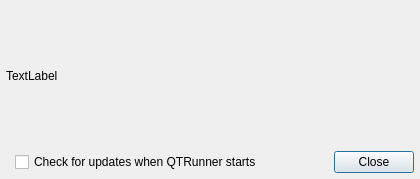
<?xml version="1.0" encoding="UTF-8"?>
<ui version="4.0">
 <class>UpdateDialog</class>
 <widget class="QDialog" name="UpdateDialog">
  <property name="windowModality">
   <enum>Qt::ApplicationModal</enum>
  </property>
  <property name="geometry">
   <rect>
    <x>0</x>
    <y>0</y>
    <width>420</width>
    <height>179</height>
   </rect>
  </property>
  <property name="sizePolicy">
   <sizepolicy hsizetype="Preferred" vsizetype="Preferred">
    <horstretch>0</horstretch>
    <verstretch>0</verstretch>
   </sizepolicy>
  </property>
  <property name="windowTitle">
   <string notr="true">QTRunner Update</string>
  </property>
  <property name="sizeGripEnabled">
   <bool>false</bool>
  </property>
  <property name="modal">
   <bool>true</bool>
  </property>
  <layout class="QGridLayout" name="gridLayout">
   <property name="margin">
    <number>6</number>
   </property>
   <item row="0" column="0">
    <layout class="QVBoxLayout" name="verticalLayout">
     <item>
      <widget class="QLabel" name="label">
       <property name="sizePolicy">
        <sizepolicy hsizetype="Preferred" vsizetype="Preferred">
         <horstretch>0</horstretch>
         <verstretch>0</verstretch>
        </sizepolicy>
       </property>
       <property name="text">
        <string>TextLabel</string>
       </property>
       <property name="openExternalLinks">
        <bool>true</bool>
       </property>
      </widget>
     </item>
     <item>
      <layout class="QHBoxLayout" name="horizontalLayout">
       <property name="leftMargin">
        <number>9</number>
       </property>
       <item>
        <widget class="QCheckBox" name="checkBox">
         <property name="text">
          <string>Check for updates when QTRunner starts</string>
         </property>
        </widget>
       </item>
       <item>
        <widget class="QDialogButtonBox" name="buttonBox">
         <property name="orientation">
          <enum>Qt::Horizontal</enum>
         </property>
         <property name="standardButtons">
          <set>QDialogButtonBox::Close</set>
         </property>
        </widget>
       </item>
      </layout>
     </item>
    </layout>
   </item>
  </layout>
 </widget>
 <resources/>
 <connections>
  <connection>
   <sender>buttonBox</sender>
   <signal>accepted()</signal>
   <receiver>UpdateDialog</receiver>
   <slot>accept()</slot>
   <hints>
    <hint type="sourcelabel">
     <x>248</x>
     <y>254</y>
    </hint>
    <hint type="destinationlabel">
     <x>157</x>
     <y>274</y>
    </hint>
   </hints>
  </connection>
  <connection>
   <sender>buttonBox</sender>
   <signal>rejected()</signal>
   <receiver>UpdateDialog</receiver>
   <slot>reject()</slot>
   <hints>
    <hint type="sourcelabel">
     <x>316</x>
     <y>260</y>
    </hint>
    <hint type="destinationlabel">
     <x>286</x>
     <y>274</y>
    </hint>
   </hints>
  </connection>
  <connection>
   <sender>checkBox</sender>
   <signal>toggled(bool)</signal>
   <receiver>UpdateDialog</receiver>
   <slot>checkBoxToggled(bool)</slot>
   <hints>
    <hint type="sourcelabel">
     <x>128</x>
     <y>98</y>
    </hint>
    <hint type="destinationlabel">
     <x>173</x>
     <y>67</y>
    </hint>
   </hints>
  </connection>
 </connections>
 <slots>
  <slot>checkBoxToggled(bool)</slot>
 </slots>
</ui>
